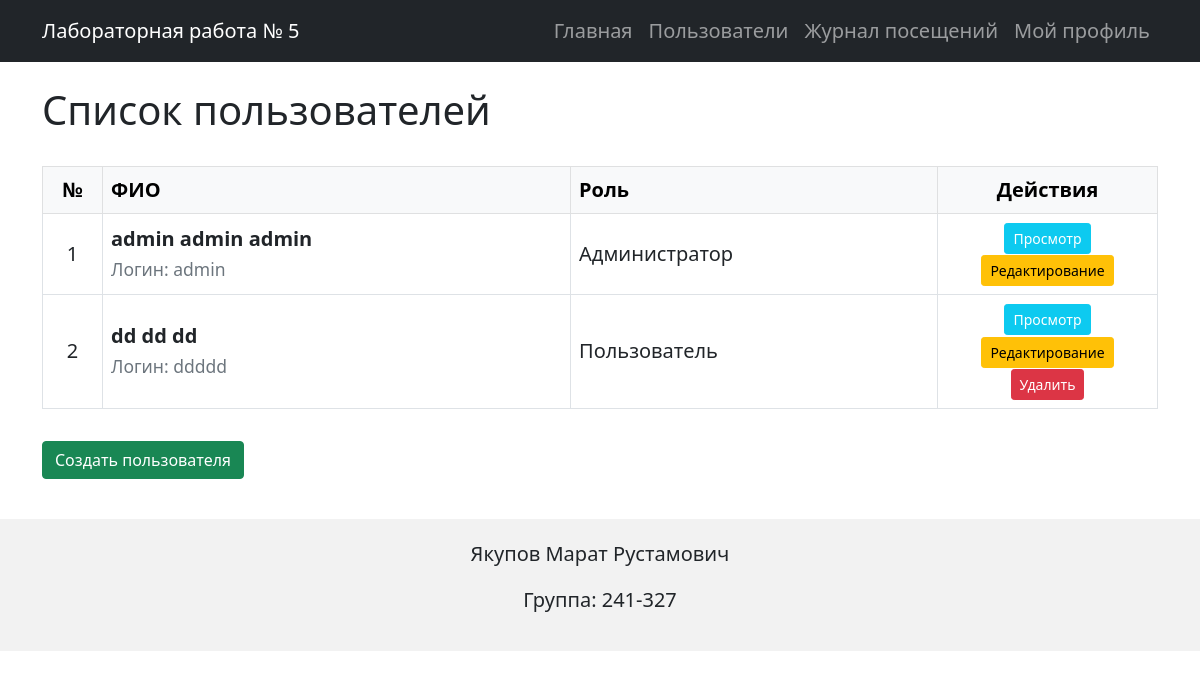
The page /users (signed in) on the database as committed earlier.
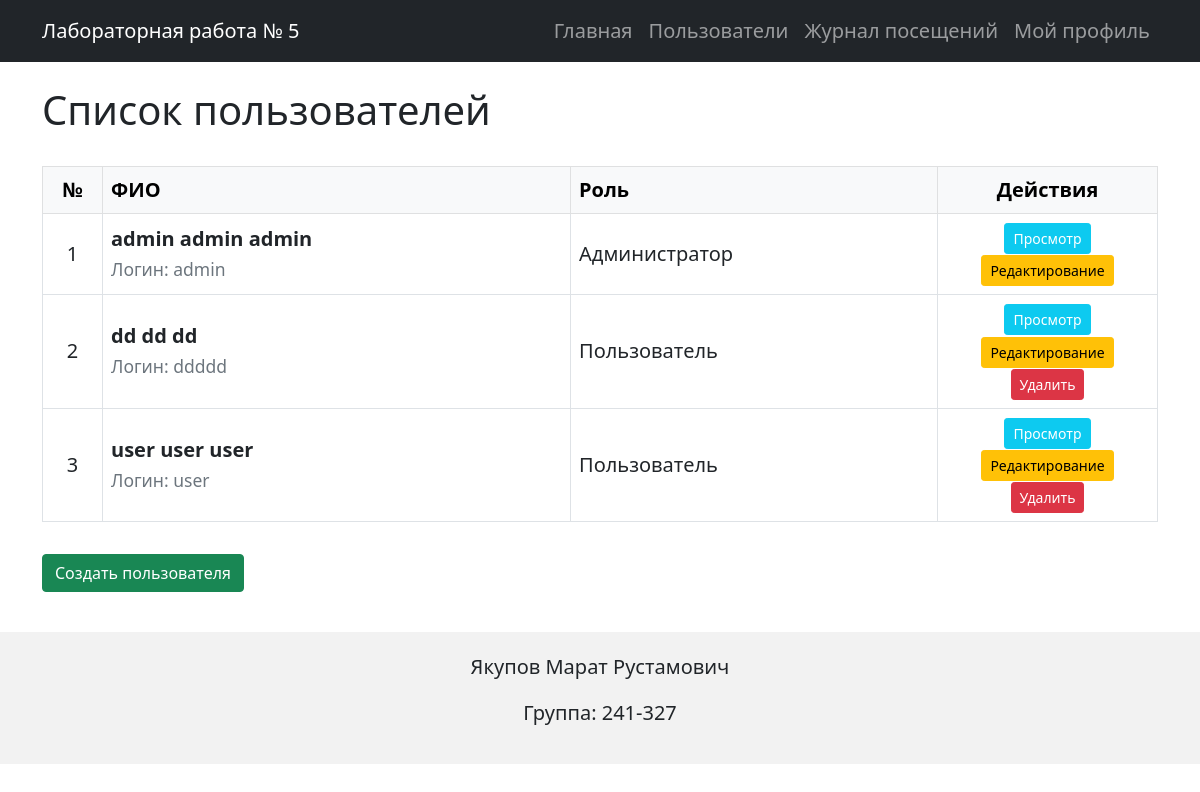
The same page on the database as committed later.
### models.py (models this page shows, shortened)
class User(db.Model, UserMixin):
    __tablename__ = 'users'
    id = db.Column(db.Integer, primary_key=True)
    login = db.Column(db.String(64), unique=True, nullable=False)
    password_hash = db.Column(db.String(128), nullable=False)
    first_name = db.Column(db.String(64))
    last_name = db.Column(db.String(64), nullable=False)
    patronymic = db.Column(db.String(64))
    role_id = db.Column(db.Integer, db.ForeignKey('role.id'))
    created_at = db.Column(db.DateTime, default=datetime.now)
    role = db.relationship('Role', back_populates='users')
    visits = db.relationship('VisitLog', back_populates='user', lazy='dynamic')
    @property
    def full_name(self):
        return " ".join(filter(None, [self.last_name, self.first_name, self.patronymic]))

class Role(db.Model):
    id = db.Column(db.Integer, primary_key=True)
    name = db.Column(db.String(64), nullable=False)
    description = db.Column(db.String(256))
    users = db.relationship('User', back_populates='role', lazy='dynamic')

### views.py (the view)
@login_required
@check_rights(['Администратор'])
def users_list():
    users = User.query.all()
    return render_template("users/index.html", users=users)

### app.py (called while the page is built)
@login_manager.user_loader
def load_user(user_id):
    return User.query.get(int(user_id))

@app.before_request
def log_visit():
    if request.endpoint == 'static':
        return
    user_id = current_user.id if current_user.is_authenticated else None
    db.session.add(VisitLog(path=request.path, user_id=user_id))
    db.session.commit()

### templates/users/index.html (shortened to what this page needs)
{% extends "base.html" %}
{% block content %}
<div class="d-flex justify-content-between align-items-center mb-4">
    <h1>
         Список пользователей
    </h1>
</div>
{% if users %}
<div class="table-responsive">
    <table class="table table-hover table-bordered align-middle">
        <thead class="table-light">
            <tr>
                <th class="text-center" style="width: 60px">№</th>
                <th>ФИО</th>
                <th>Роль</th>
                <th class="text-center" style="width: 220px">Действия</th>
            </tr>
        </thead>
        <tbody>
            {% for user in users %}
            <tr>
                <td class="text-center">{{ loop.index }}</td>
                <td>
                    <strong>{{ user.full_name }}</strong><br>
                    <small class="text-muted">Логин: {{ user.login }}</small>
                </td>
                <td>
                    {% if user.role %}
                        <span class="badge-role">
                             {{ user.role.name }}
                        </span>
                    {% else %}
                        <span class="text-muted">
                            <i class="bi bi-dash-circle"></i> Нет роли
                        </span>
                    {% endif %}
                </td>
                <td class="text-center">
                    {% if current_user.role and current_user.role.name == "Администратор" or user.id == current_user.id %}
                        <a href="{{ url_for('user_view', id=user.id) }}" class="btn btn-sm btn-info text-white">
                             Просмотр
                        </a>
                    {% endif %}
                    {% if current_user.role and current_user.role.name == "Администратор" or user.id == current_user.id %}
                        <a href="{{ url_for('user_edit', id=user.id) }}" class="btn btn-sm btn-warning">
                             Редактирование
                        </a>
                    {% endif %}
                    {% if current_user.role and current_user.role.name == "Администратор" and user.id != current_user.id %}
                        <button type="button"
                            class="btn btn-sm btn-danger"
                            data-bs-toggle="modal"
                            data-bs-target="#deleteModal"
                            data-user-id="{{ user.id }}"
                            data-user-name="{{ user.full_name }}">
                                 Удалить
                        </button>
                    {% endif %}
                </td>
            </tr>
            {% endfor %}
        </tbody>
    </table>
</div>
{% if current_user.is_authenticated and current_user.role.name == "Администратор" %}
<div class="mt-3">
    <a href="{{ url_for('user_create') }}" class="btn btn-success">
         Создать пользователя
    </a>
</div>
{% endif %}
{% else %}
<div class="alert alert-info mt-3">
    <i class="bi bi-info-circle"></i> Пользователи не найдены
</div>
{% endif %}
{% endblock %}

### templates/base.html (shortened to what this page needs)
<!DOCTYPE html>
<html lang="ru">
  <head>
    <link href="https://cdn.jsdelivr.net/npm/bootstrap@5.0.2/dist/css/bootstrap.min.css" rel="stylesheet">
    <link rel="stylesheet" href="{{ url_for('static', filename='styles.css') }}">
  </head>
  <body>
    <header>
        <nav class="navbar navbar-expand-lg navbar-dark bg-dark">
            <div class="container">
              <a class="navbar-brand" href="{{ url_for('index') }}">Лабораторная работа № 5</a>
              <div class="collapse navbar-collapse" id="navbarSupportedContent">
                <ul class="navbar-nav ms-auto mb-2 mb-lg-0">
                  <li class="nav-item">
                    <a class="nav-link" aria-current="page" href="{{ url_for('index') }}">Главная</a>
                  </li>
                  {% if current_user.is_authenticated %}
                    {% if current_user.role and current_user.role.name == 'Администратор' %}
                      <li class="nav-item">
                        <a class="nav-link" aria-current="page" href="{{ url_for('users_list') }}">Пользователи</a>
                      </li>
                    {% endif %}
                    <li class="nav-item">
                        <a class="nav-link" href="{{ url_for('reports.visit_log') }}">Журнал посещений</a>
                    </li>
                    <li class="nav-item">
                      <a class="nav-link" href="{{ url_for('profile') }}">Мой профиль</a>
                    </li>
                  {% else %}
                    <li class="nav-item">
                        <a class="nav-link" href="{{ url_for('login') }}">Вход</a>
                    </li>
                  {% endif %}
                </ul>
              </div>
            </div>
        </nav>
    </header>
    <main class="mt-4">
        <div class="container">
            {% block content %}{% endblock %}
        </div>
    </main>
    <footer style="margin-top: 40px; padding: 20px; background-color: #f2f2f2; text-align: center;">
        <p>Якупов Марат Рустамович</p>
        <p>Группа: 241-327</p>
    </footer>
  </body>
</html>

### static/styles.css (style rules this page uses)
body { font-size: 1.25rem; }

Rows that differ between the two databases and show on the page:
added User: full_name "user user user", login "user", role.name "Пользователь"
